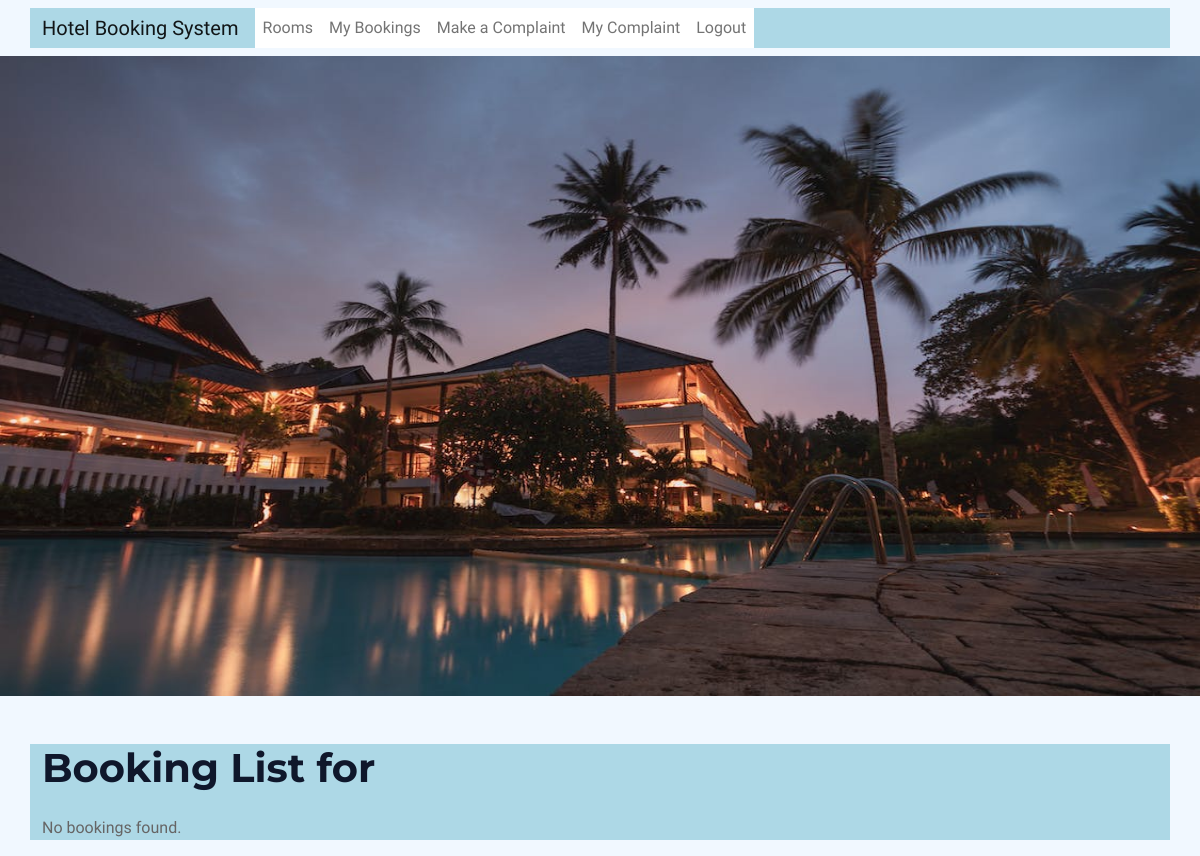
The app's page /customer_bookings/3/ (signed in), older data.
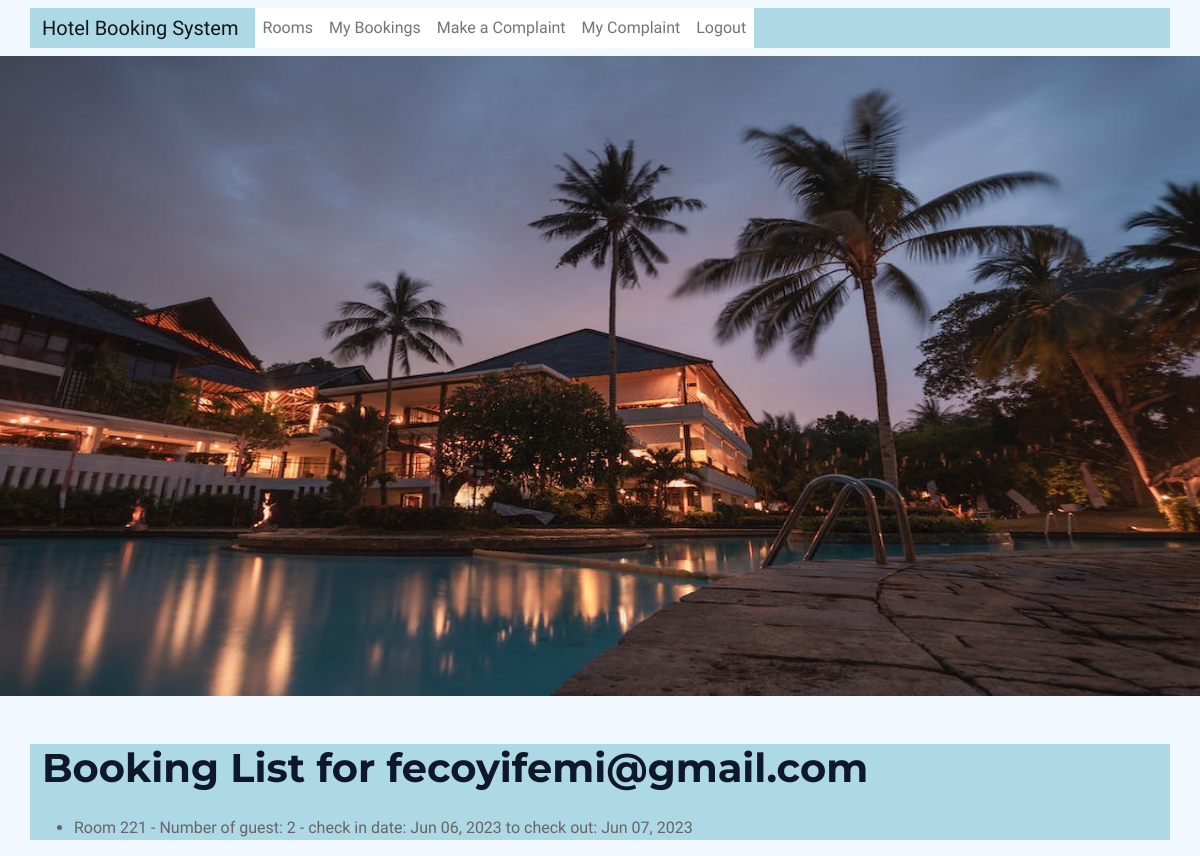
The same page, newer data.
### bookings/models.py (models this page shows, shortened)
class Booking(models.Model):
    user = models.ForeignKey(settings.AUTH_USER_MODEL, on_delete=models.CASCADE)
    admin_user= models.ForeignKey(settings.AUTH_USER_MODEL, on_delete=models.CASCADE, related_name='bookings_admin', default=3)
    room = models.ForeignKey(Room, on_delete=models.CASCADE)
    check_in = models.DateField()
    check_out = models.DateField()
    created_at = models.DateTimeField(auto_now_add=True)
    updated_at = models.DateTimeField(auto_now=True)
    status_choices = [
        ('pending', 'Pending'),
        ('accepted', 'Accepted'),
        ('rejected', 'Rejected'),
    ]
    status = models.CharField(max_length=10, choices=status_choices, default='pending')
    number_of_guests = models.PositiveIntegerField()
    customer_email = models.EmailField(max_length=255)
    customer_name =  models.CharField(max_length=100, default='')

class Room(models.Model):
    ROOM_TYPE_CHOICES = (
        ('standard', 'Standard'),
        ('deluxe', 'Deluxe'),
        ('suite', 'Suite'),
    )
    user = models.ForeignKey(settings.AUTH_USER_MODEL, on_delete=models.CASCADE)
    admin_user= models.ForeignKey(settings.AUTH_USER_MODEL, on_delete=models.CASCADE, related_name='room_admin', default=3)
    name = models.CharField(max_length=100)
    room_type = models.CharField(max_length=10, choices=ROOM_TYPE_CHOICES, default='standard')
    room_number = models.PositiveIntegerField(unique=True)
    description = models.TextField(blank=True)
    price = models.DecimalField(max_digits=8, decimal_places=2)
    image = models.ImageField(upload_to='rooms', blank=True)
    available = models.BooleanField(default=True)
    created_at = models.DateTimeField(auto_now_add=True)
    updated_at = models.DateTimeField(auto_now=True)

### accounts/models.py (models this page shows, shortened)
class CustomUser(AbstractBaseUser):
    email = models.EmailField(verbose_name='Email', max_length=255, unique=True)
    first_name = models.CharField(verbose_name='First Name', max_length=255, blank=True)
    last_name = models.CharField(verbose_name='Last Name', max_length=255, blank=True)
    is_staff = models.BooleanField(default=False)
    is_active = models.BooleanField(default=True)
    is_admin = models.BooleanField(default=False)
    is_customer = models.BooleanField(default=True)
    is_superuser = models.BooleanField(default=False)
    created_at = models.DateTimeField(auto_now_add=True)
    updated_at = models.DateTimeField(auto_now=True)
    objects = CustomUserManager()
    USERNAME_FIELD = 'email'
    REQUIRED_FIELDS = []

### bookings/views.py (the view)
# urls.py: path('bookings/<int:user_id>/', CustomerBookingsAPIView.as_view(), name='customer_bookings'),
@login_required
def customer_bookings(request, user_id):
    bookings = Booking.objects.filter(user__id=user_id)
    return render(request, 'customer_bookings.html', {'bookings': bookings})

### bookings/templates/customer_bookings.html
{% extends 'base.html' %}
{% block content %}
  <h1 class="text-2xl font-bold mb-4">Booking List for {{ bookings.0.user.email }}</h1>
  {% if bookings %}
    <ul class="list-disc pl-6">
      {% for booking in bookings %}
        <li class="mb-2">
          <span class="font-bold">{{ booking.room.name }}</span> - Number of guest: {{ booking.number_of_guests }} - check in date: {{ booking.check_in|date:"M d, Y" }} to check out: {{ booking.check_out|date:"M d, Y" }}
        </li>
      {% endfor %}
    </ul>
  {% else %}
    <p class="text-gray-500 text-lg">No bookings found.</p>
  {% endif %}
{% endblock %}

Row changes from the older to the newer data that the page shows:
added Booking: user.email "fecoyifemi@gmail.com", room.name "Room 221", number_of_guests "2", check_in "Jun 06, 2023", check_out "Jun 07, 2023"
Text that changed along with them:
text no longer shown: "No bookings found."
